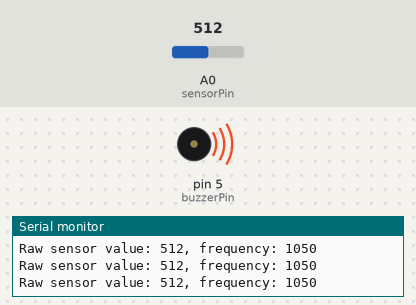
Bench run of a sketch on a simulated Arduino Uno, built with avr-gcc and run on an emulated ATmega328P. Shown: buzzer (waves = sounding), the last lines printed to the serial monitor. The test bench sets the inputs (shaded band); at power-on: A0 (sensorPin) = 512.

Above: at 1.2 s.
1.3 s: A0 (sensorPin) set to 494
At 1.9 s:
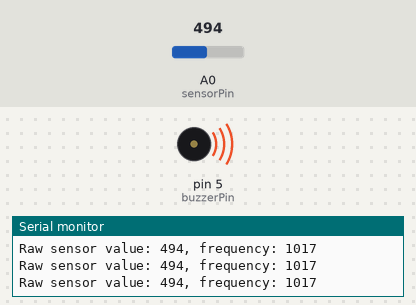
4.3 s: A0 (sensorPin) set to 477
At 4.9 s:
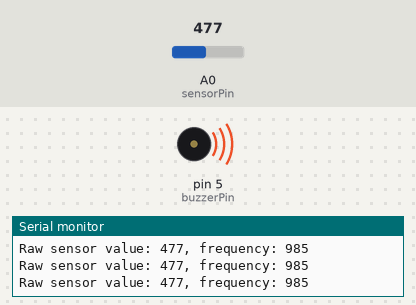
Timing chart, 0 to 7.3 s (numbered marks = the images above; inputs shaded):
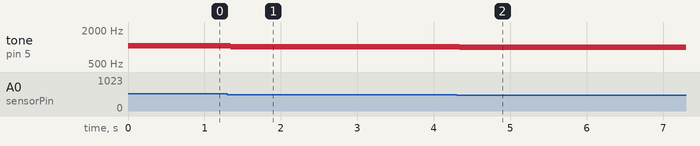

The sketch:

03-40-MakeNoiseWithTheBuzzerAndPotentiometer.ino
```cpp
/*  Arduino for Beginners with Grove
 *
 * This code is part of a course from Tech Explorations.
 * For information about this course, please see
 *
 * https://techexplorations.com/so/grove/
 *
 * For information on hardware components and the wiring needed to
 * run this sketch, please see the relevant lecture in the course.
 *
 *
 *  Created by Peter Dalmaris
 *
 */

int sensorPin = 0;    // Potentiometer sensor
int buzzerPin = 5;   // Select the pin for the buzzer

void setup() {
  pinMode(buzzerPin, OUTPUT);  // declare the ledPin as an OUTPUT
  Serial.begin(9600);
}

void loop() {

  int sensorValue   = analogRead(sensorPin);                // read the value from the sensor
  int frequency    = map(sensorValue, 0, 1023, 100, 2000);  // Map the sensor input value
                                                            // (ranges from 0 to 1023) to
                                                            // milliseconds (from 100 to 2000).
  Serial.print("Raw sensor value: ");
  Serial.print(sensorValue);
  Serial.print(", frequency: ");
  Serial.println(frequency);
  tone(buzzerPin, frequency);
}
```

Measured:
- after the input at 1.3 s, tone on pin 5 (buzzerPin): 1050 Hz → 1017 Hz after 0.05 s
- after the input at 4.3 s, tone on pin 5 (buzzerPin): 1017 Hz → 985 Hz at once
